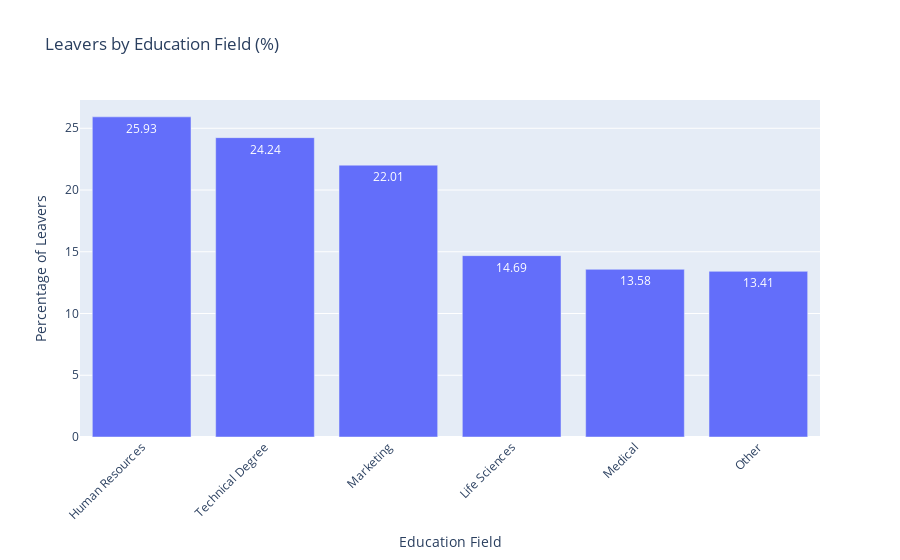

Notebook cell for this chart:
### Code cell
import pandas as pd
import plotly.express as px

# Calculate % of leavers by education field
df_EducationField = pd.DataFrame(columns=["Field", "% of Leavers"])

for field in ibm_df['EducationField'].unique():
    total = ibm_df[ibm_df['EducationField'] == field].shape[0]
    leavers = ibm_df[(ibm_df['EducationField'] == field) & (ibm_df['Attrition'] == "Yes")].shape[0]
    ratio = (leavers / total) * 100
    df_EducationField.loc[len(df_EducationField)] = [field, ratio]

df_EducationField["% of Leavers"] = df_EducationField["% of Leavers"].astype(float)
df_EducationField["Label"] = df_EducationField["% of Leavers"].round(2)

# Sort by percentage
df_EducationField = df_EducationField.sort_values(by="% of Leavers", ascending=False)

# Plot
fig = px.bar(
    df_EducationField,
    x="Field",
    y="% of Leavers",
    title="Leavers by Education Field (%)",
    text="Label"
)

fig.update_layout(
    xaxis_title="Education Field",
    yaxis_title="Percentage of Leavers",
    xaxis_tickangle=-45
)

fig.show()

### Figure 1 — Plotly figure (JSON) as saved in the notebook; plotly's stock layout.template omitted (floating-point values rounded to 4 significant figures)
{"data": [{"alignmentgroup": "True", "hovertemplate": "Field=%{x}<br>% of Leavers=%{y}<br>Label=%{text}<extra></extra>", "legendgroup": "", "marker": {"color": "#636efa", "pattern": {"shape": ""}}, "name": "", "offsetgroup": "", "orientation": "v", "showlegend": false, "text": [25.93, 24.24, 22.01, 14.69, 13.58, 13.41], "textposition": "auto", "type": "bar", "x": ["Human Resources", "Technical Degree", "Marketing", "Life Sciences", "Medical", "Other"], "xaxis": "x", "y": [25.93, 24.24, 22.01, 14.69, 13.58, 13.41], "yaxis": "y"}], "layout": {"barmode": "relative", "legend": {"tracegroupgap": 0}, "title": {"text": "Leavers by Education Field (%)"}, "xaxis": {"anchor": "y", "domain": [0, 1], "tickangle": -45, "title": {"text": "Education Field"}}, "yaxis": {"anchor": "x", "domain": [0, 1], "title": {"text": "Percentage of Leavers"}}}}
